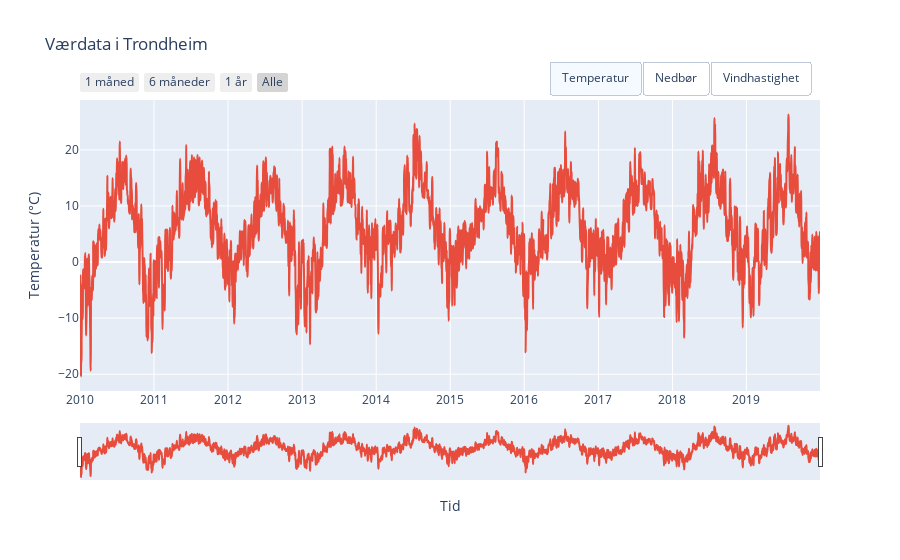

The cell this chart's notebook holds for it:
### Markdown cell above
#### Figur 1: Interaktiv Værdata-utforskning for Trondheim (2010-2019) 🌐📊☁️

Her starter vi med en interaktiv graf som gir deg full kontroll over ti år med værdata fra Frost. Plotly-plottet gjør tørre, statiske tall om til et levende verktøy for å utforske temperatur, nedbør og vindhastighet i Trondheim mellom 2010 og 2019.

**Formål:**  
Grafen gir et helhetlig og dynamisk overblikk over sentrale værparametere. Den lar deg navigere og utforske dataene på egne premisser, slik at du kan oppdage mønstre og detaljer som ellers ville vært vanskelig å se etter i en statistik tabell. (dette gjelder også alle andre interaktive grafer videre i analysen)

- **Lesbarhet:** Akser og etiketter er tydelig merket, og fargebruk gjør det enkelt å skille mellom variablene.
- **Estetikk:** Layouten er ren og konsistent, og fremhever viktige mønstre uten visuell støy.
- **Formidling:** Tidsserien viser sesongvariasjon og ekstreme hendelser godt, noe som underbygger analysene våre senere i rapporten.

### Code cell
from data_visualizations.frost.overall_interactive_graph import plot_weather_data
plot_weather_data('../data/clean/frost.db')

### Figure 1 — Plotly figure (JSON) as saved in the notebook; plotly's stock layout.template omitted (floating-point values rounded to 4 significant figures; data arrays with more than 128 entries replaced by an {"elided": "..."} marker saying what was removed)
{"data": [{"line": {"color": "#E74C3C", "shape": "spline", "smoothing": 1.3}, "mode": "lines", "name": "Temperatur (°C)", "type": "scatter", "visible": true, "x": {"elided": "3651 str values"}, "y": {"elided": "3651 float values"}}, {"line": {"color": "#3498DB", "shape": "spline", "smoothing": 1.3}, "mode": "lines", "name": "Nedbør (mm)", "type": "scatter", "visible": false, "x": {"elided": "3651 str values"}, "y": {"elided": "3651 float values"}}, {"line": {"color": "#27AE60", "shape": "spline", "smoothing": 1.3}, "mode": "lines", "name": "Vindhastighet (m/s)", "type": "scatter", "visible": false, "x": {"elided": "3651 str values"}, "y": {"elided": "3651 float values"}}], "layout": {"legend": {"orientation": "h", "title": {"text": "Målinger"}, "x": 1, "xanchor": "right", "y": 1.02, "yanchor": "bottom"}, "title": {"text": "Værdata i Trondheim"}, "updatemenus": [{"buttons": [{"args": [{"visible": [true, false, false]}, {"yaxis.title.text": "Temperatur (°C)"}], "label": "Temperatur", "method": "update"}, {"args": [{"visible": [false, true, false]}, {"yaxis.title.text": "Nedbør (mm)"}], "label": "Nedbør", "method": "update"}, {"args": [{"visible": [false, false, true]}, {"yaxis.title.text": "Vindhastighet (m/s)"}], "label": "Vindhastighet", "method": "update"}], "direction": "right", "pad": {"r": 10, "t": 10}, "showactive": true, "type": "buttons", "x": 1, "xanchor": "right", "y": 1.02, "yanchor": "bottom"}], "xaxis": {"rangeselector": {"buttons": [{"count": 1, "label": "1 måned", "step": "month", "stepmode": "backward"}, {"count": 6, "label": "6 måneder", "step": "month", "stepmode": "backward"}, {"count": 1, "label": "1 år", "step": "year", "stepmode": "backward"}, {"label": "Alle", "step": "all"}]}, "rangeslider": {"visible": true}, "title": {"text": "Tid"}, "type": "date"}, "yaxis": {"title": {"text": "Temperatur (°C)"}}}}
